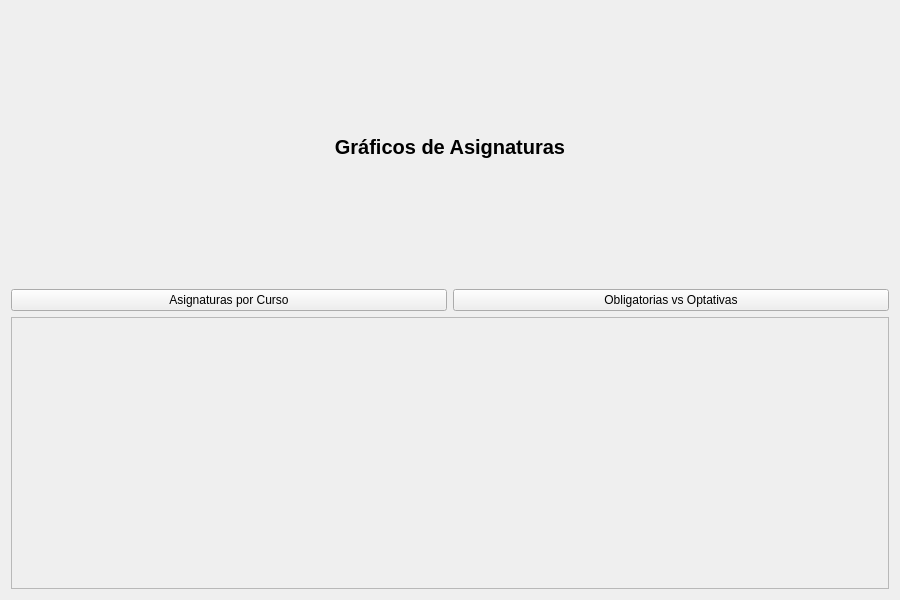
<?xml version="1.0" encoding="UTF-8"?>
<ui version="4.0">
 <class>GraficosAsignaturasPage</class>
 <widget class="QWidget" name="GraficosAsignaturasPage">
  <property name="geometry">
   <rect>
    <x>0</x>
    <y>0</y>
    <width>900</width>
    <height>600</height>
   </rect>
  </property>
  <property name="windowTitle">
   <string>Gráficos de Asignaturas</string>
  </property>

  <layout class="QVBoxLayout">

   <!-- TÍTULO -->
   <item>
    <widget class="QLabel" name="lblTitulo">
     <property name="text">
      <string>Gráficos de Asignaturas</string>
     </property>
     <property name="alignment">
      <set>Qt::AlignCenter</set>
     </property>
     <property name="styleSheet">
      <string>font-size: 20px; font-weight: bold;</string>
     </property>
    </widget>
   </item>

   <!-- BOTONES -->
   <item>
    <layout class="QHBoxLayout">

     <item>
      <widget class="QPushButton" name="btn_curso">
       <property name="text">
        <string>Asignaturas por Curso</string>
       </property>
      </widget>
     </item>

     <item>
      <widget class="QPushButton" name="btn_tipo">
       <property name="text">
        <string>Obligatorias vs Optativas</string>
       </property>
      </widget>
     </item>

    </layout>
   </item>

   <!-- ÁREA DEL GRÁFICO -->
   <item>
    <widget class="QFrame" name="frame_grafico">
     <property name="frameShape">
      <enum>QFrame::StyledPanel</enum>
     </property>
     <layout class="QVBoxLayout">
      <item>
       <widget class="QWidget" name="widget_grafico"/>
      </item>
     </layout>
    </widget>
   </item>

  </layout>
 </widget>
 <resources/>
 <connections/>
</ui>
